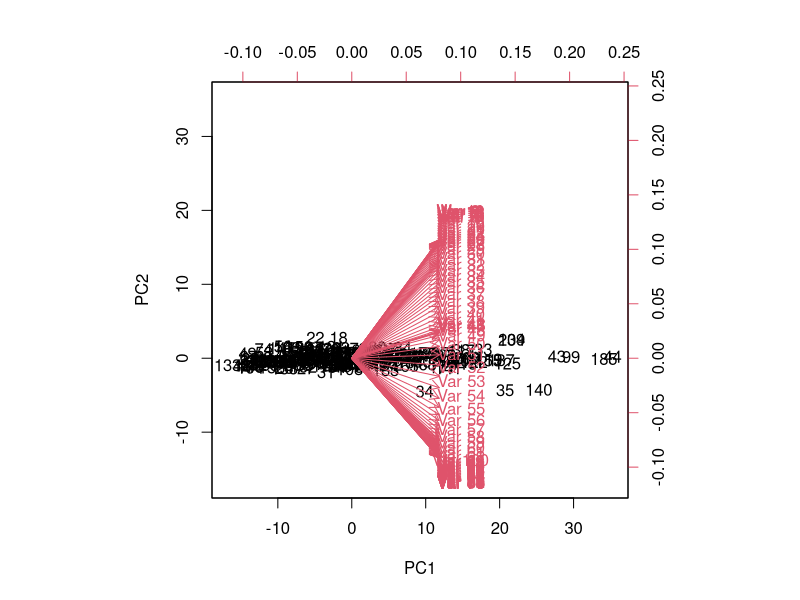
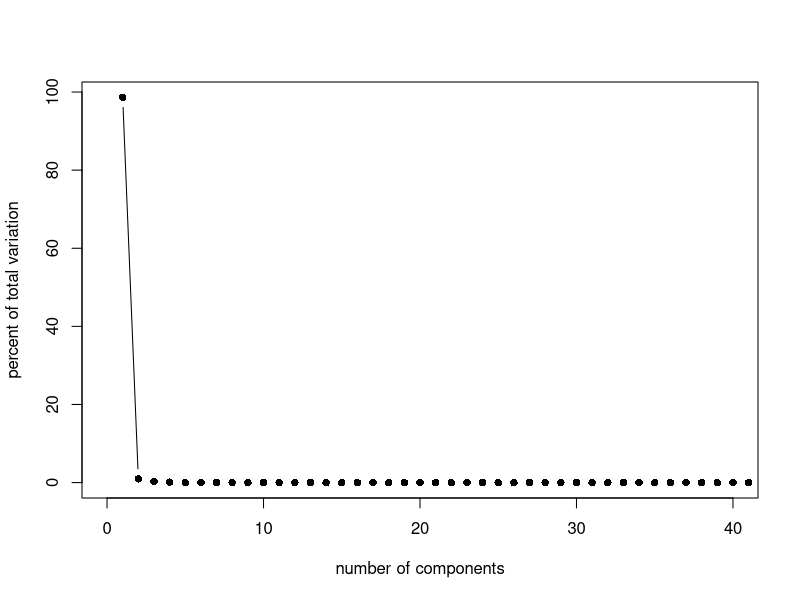

Recreate these plots in R, in order. (Note: this script raises an error after producing the figures.)
library(caret)
data(tecator)

#calculate the mean and variance of each column of endpoints
apply(absorp,  2,  mean)
apply(absorp,  2,  var)

pc=prcomp(absorp,  scale = TRUE)

print( pc$center )
print( pc$scale )



biplot(pc,  scale = 0)

#calculate the largest 6 eigenvalues percentage
pc_var = pc$sdev^2
pve = pc_var/sum(pc_var)*100
head(pve,10)
plot( pve, xlim=c(0,40), type='b', pch=16, xlab='number of components', ylab='percent of total variation' )
# 98.626192582  0.969705229  0.279324276  0.114429868  0.006460911  0.002624591
#only the first dimension is effective
#we use the third attribute in the endpoints
set.seed(0)

Training=createDataPartition(endpoints[, 3], p = 0.75, list= FALSE)

absorbtrain=absorp[Training,]
absorbtest=absorp[-Training,]

proteintrain =endpoints[ Training, 3]
proteintest = endpoints[-Training,3]


control = trainControl(method = "repeatedcv", repeats = 5)


#linear model
set.seed(1)
lm=train(x = absorbtrain, y = proteintrain, method = "lm", trControl = trainControl(method = "repeatedcv", repeats = 5))
mean(proteintrain)

#rlm 
rlm = train( x = absorbtrain, y = proteintrain, method="rlm", preProcess=c("pca"), trControl=trainControl(method="repeatedcv",repeats=5) )

#pcr
set.seed(1)
PCR=train(x = absorbtrain, y = proteintrain,  method = "pcr", preProcess=c("pca"),trControl = control, tuneLength = 25)
#pls
set.seed(1)
PLS=train(x = absorbtrain, y = proteintrain, method = "pls",trControl=trainControl(method="repeatedcv",repeats=5), preProcess = c("center", "scale"),tuneLength = 25)
#PCR

PCR <- train(x = absorbtrain, y = proteintrain,method = "pcr", trControl = trainControl(method="repeatedcv",repeats=5), tuneLength = 25)

comps <- rbind(PLS$results, PCR$results)
comps$Model <- rep(c("PLS", "PCR"), each = 25)
a=comps[1:25,1:6]
b=comps[26:50,1:6]

plot(a$ncomp,a$RMSE,col="blue",type="l")
par(new=TRUE)
plot(b$ncomp,b$RMSE,col="red",type="l")
legend(col=c("red","blue"))
set.seed(1)
#enet
ENet = train(x = absorbtrain, y = proteintrain,method = "enet",trControl = trainControl(method="repeatedcv",repeats=5), preProcess = c("center", "scale"),tuneGrid = expand.grid(lambda = c(0, .001, .01, .1, 1), fraction = seq(0.05, 1, length = 20)))
plot(ENet)
